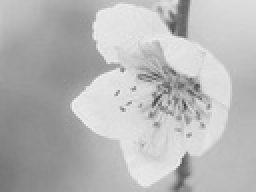
%> input picture WNN/WNN_for_denoising_by_anhao/exp-0.jpg, 128 x 96 px, shrunk from 400 x 300 before the run (shown 2 times larger)
$ octave anhao_experiment.m   (GNU Octave 9; MATLAB toolbox functions it lacks are replaced by stand-ins)
%> lines starting %> are read from the running program, lines starting %| are printed output that depends on the picture
### WNN/WNN_for_denoising_by_anhao/csnr.m
function s=csnr(A,B,row,col)

[~,~,~]=size(A);
[n,m,ch]=size(B);
A=double(A);
B=double(B);

if ch==1
   e=A-B;
   e=e(row+1:n-row,col+1:m-col);
   me=mean(mean(e.^2));
   s=10*log10(255^2/me);
else
   e=A-B;
   e=e(row+1:n-row,col+1:m-col,:);
   e1=e(:,:,1);e2=e(:,:,2);e3=e(:,:,3);
   me1=mean(mean(e1.^2));
   me2=mean(mean(e2.^2));
   me3=mean(mean(e3.^2));
   mse=(me1+me2+me3)/3;
   s  = 10*log10(255^2/mse);
%    s(1)=10*log10(255^2/me1);
%    s(2)=10*log10(255^2/me2);
%    s(3)=10*log10(255^2/me3);
end


return;

### WNN/WNN_for_denoising_by_anhao/WNNM_DeNoising.m
function [E_Img]   =  WNNM_DeNoising( N_Img, O_Img, Par )

E_Img           = N_Img;                                                        % Estimated Image
[Height Width]  = size(E_Img);
TotalPatNum     = (Height-Par.patsize+1)*(Width-Par.patsize+1);                 %Total Patch Number in the image
Dim             = Par.patsize*Par.patsize;

[Neighbor_arr Num_arr Self_arr] =	NeighborIndex(N_Img, Par);                  % PreCompute the all the patch index in the searching window
            NL_mat              =   zeros(Par.patnum,length(Num_arr));          % NL Patch index matrix
            CurPat              =	zeros( Dim, TotalPatNum );
            Sigma_arr           =   zeros( 1, TotalPatNum);
            EPat                =   zeros( size(CurPat) );
            W                   =   zeros( size(CurPat) );

for iter = 1 : Par.Iter
    E_Img             	=	E_Img + Par.delta*(N_Img - E_Img);
    [CurPat, Sigma_arr]	=	Im2Patch( E_Img, N_Img, Par );                      % image to patch and estimate local noise variance

    if (mod(iter-1,Par.Innerloop)==0)
        Par.patnum = Par.patnum-10;                                             % Lower Noise level, less NL patches
        NL_mat  =  Block_matching(CurPat, Par, Neighbor_arr, Num_arr, Self_arr);% Caculate Non-local similar patches for each
        if(iter==1)
            Sigma_arr = Par.nSig * ones(size(Sigma_arr));                       % First Iteration use the input noise parameter
        end
    end

     [EPat, W]  =  PatEstimation( NL_mat, Self_arr, Sigma_arr, CurPat, Par );   % Estimate all the patches

     E_Img      =  Patch2Im( EPat, W, Par.patsize, Height, Width );
     PSNR  = csnr( O_Img, E_Img, 0, 0 );
    fprintf( 'Iter = %2.3f, PSNR = %2.2f \n', iter, PSNR );
end
return;

### WNN/WNN_for_denoising_by_anhao/NeighborIndex.m
function  [Neighbor_arr Num_arr SelfIndex_arr]  =  NeighborIndex(im, par)
% This Function Precompute the all the patch indexes in the Searching window
% -Neighbor_arr is the array of neighbor patch indexes for each keypatch
% -Num_arr is array of the effective neighbor patch numbers for each keypatch
% -SelfIndex_arr is the index of keypatches in the total patch index array
SW      	=   par.SearchWin;
s           =   par.step;
TempR       =   size(im,1)-par.patsize+1;
TempC       =   size(im,2)-par.patsize+1;
R_GridIdx	=   [1:s:TempR];
R_GridIdx	=   [R_GridIdx R_GridIdx(end)+1:TempR];
C_GridIdx	=   [1:s:TempC];
C_GridIdx	=   [C_GridIdx C_GridIdx(end)+1:TempC];

Idx         =   (1:TempR*TempC);
Idx         =   reshape(Idx, TempR, TempC);
R_GridH     =   length(R_GridIdx);
C_GridW     =   length(C_GridIdx);

Neighbor_arr    =   int32(zeros(4*SW*SW,R_GridH*C_GridW));
Num_arr         =   int32(zeros(1,R_GridH*C_GridW));
SelfIndex_arr   =   int32(zeros(1,R_GridH*C_GridW));

for  i  =  1 : R_GridH
    for  j  =  1 : C_GridW
        OffsetR     =   R_GridIdx(i);
        OffsetC     =   C_GridIdx(j);
        Offset1  	=  (OffsetC-1)*TempR + OffsetR;
        Offset2   	=  (j-1)*R_GridH + i;

        top         =   max( OffsetR-SW, 1 );
        button      =   min( OffsetR+SW, TempR );
        left        =   max( OffsetC-SW, 1 );
        right       =   min( OffsetC+SW, TempC );

        NL_Idx     =   Idx(top:button, left:right);
        NL_Idx     =   NL_Idx(:);

        Num_arr(Offset2)  =  length(NL_Idx);
        Neighbor_arr(1:Num_arr(Offset2),Offset2)  =  NL_Idx;
        SelfIndex_arr(Offset2) = Offset1;
    end
end

### WNN/WNN_for_denoising_by_anhao/Im2Patch.m
function  [Y SigmaArr]  =  Im2Patch( E_Img,N_Img, par )
TotalPatNum = (size(E_Img,1)-par.patsize+1)*(size(E_Img,2)-par.patsize+1);                  %Total Patch Number in the image
Y           =   zeros(par.patsize*par.patsize, TotalPatNum, 'single');                      %Current Patches
N_Y         =   zeros(par.patsize*par.patsize, TotalPatNum, 'single');                      %Patches in the original noisy image
k           =   0;

for i  = 1:par.patsize
    for j  = 1:par.patsize
              k     =  k+1;
        E_patch     =  E_Img(i:end-par.patsize+i,j:end-par.patsize+j);
        N_patch     =  N_Img(i:end-par.patsize+i,j:end-par.patsize+j);
        Y(k,:)      =  E_patch(:)';
        N_Y(k,:)    =  N_patch(:)';
    end
end
 SigmaArr = par.lamada*sqrt(abs(repmat(par.nSig^2,1,size(Y,2))-mean((N_Y-Y).^2)));          %Estimated Local Noise Level

### WNN/WNN_for_denoising_by_anhao/Block_matching.m
function  [Init_Index]  =  Block_matching(X, par,Neighbor_arr,Num_arr, SelfIndex_arr)
L         =   length(Num_arr);
Init_Index   =  zeros(par.patnum,L);

for  i  =  1 : L
    Patch = X(:,SelfIndex_arr(i));
    Neighbors = X(:,Neighbor_arr(1:Num_arr(i),i));
    Dist = sum((repmat(Patch,1,size(Neighbors,2))-Neighbors).^2);
    [val, index] = sort(Dist);
    indc = Neighbor_arr( index( 1:par.patnum ), i );%
    indc(indc==i) = indc(1); % added on 08/01/2017
    indc(1) = i; % to make sure the first one of indc equals to off
    Init_Index(:,i)=Neighbor_arr(index(1:par.patnum),i);
end

### WNN/WNN_for_denoising_by_anhao/Patch2Im.m
function  [E_Img]  =  Patch2Im( ImPat, WPat, PatSize, ImageH, ImageW )
    TempR        =   ImageH-PatSize+1;
    TempC        =   ImageW-PatSize+1;
    TempOffsetR  =   [1:TempR];
    TempOffsetC  =   [1:TempC];

    E_Img  	=  zeros(ImageH,ImageW);
    W_Img 	=  zeros(ImageH,ImageW);
    k        =   0;
    for i  = 1:PatSize
        for j  = 1:PatSize
            k    =  k+1;
            E_Img(TempOffsetR-1+i,TempOffsetC-1+j)  =  E_Img(TempOffsetR-1+i,TempOffsetC-1+j) + reshape( ImPat(k,:)', [TempR TempC]);
            W_Img(TempOffsetR-1+i,TempOffsetC-1+j)  =  W_Img(TempOffsetR-1+i,TempOffsetC-1+j) + reshape( WPat(k,:)',  [TempR TempC]);
        end
    end
     E_Img  =  E_Img./(W_Img+eps);

### WNN/WNN_for_denoising_by_anhao/ParSet.m
function  [par]=ParSet(nSig)

par.nSig      =   nSig;                                 % Variance of the noise image
par.SearchWin =   30;                                   % Non-local patch searching window
par.delta     =   0.1;                                  % Parameter between each iter
par.c         =   2*sqrt(2);                            % Constant num for the weight vector
par.Innerloop =   2;                                    % InnerLoop Num of between re-blockmatching
par.ReWeiIter =   3;
if nSig<=20
    par.patsize       =   6;                            % Patch size
    par.patnum        =   70;                           % Initial Non-local Patch number
    par.Iter          =   8;                            % total iter numbers
    par.lamada        =   0.54;                         % Noise estimete parameter
elseif nSig <= 40
    par.patsize       =   7;
    par.patnum        =   90;
    par.Iter          =   12;
    par.lamada        =   0.56;
elseif nSig<=60
    par.patsize       =   8;
    par.patnum        =   120;
    par.Iter          =   14;
    par.lamada        =   0.58;
else
    par.patsize       =   9;
    par.patnum        =   140;
    par.Iter          =   14;
    par.lamada        =   0.58;
end

par.step      =   floor((par.patsize)/2-1);
% Blockmatching and perform WNNM algorithm on all the patches in the image
% is time consuming, we just perform the blockmatching and WNNM on parts of
% patches in the image (we call these patches keypatch in explanatory notes)
% par.step is the step between each keypatch, smaller step will further
% improve the denoisng result

### WNN/WNN_for_denoising_by_anhao/PatEstimation.m
function [ EPat W ] = PatEstimation( NL_mat, Self_arr, Sigma_arr, CurPat, Par )

EPat = zeros(size(CurPat));
W    = zeros(size(CurPat));
for  i      =  1 : length(Self_arr)                                 % For each keypatch group
    Temp    =   CurPat(:, NL_mat(1:Par.patnum,i));                  % Non-local similar patches to the keypatch
    M_Temp  =   repmat(mean( Temp, 2 ),1,Par.patnum);
    Temp    =   Temp-M_Temp;

    E_Temp 	=   WNNM( Temp, Par.c, Sigma_arr(Self_arr(i)), M_Temp, Par.ReWeiIter); % WNNM Estimation
    EPat(:,NL_mat(1:Par.patnum,i))  = EPat(:,NL_mat(1:Par.patnum,i))+E_Temp;
    W(:,NL_mat(1:Par.patnum,i))     = W(:,NL_mat(1:Par.patnum,i))+ones(Par.patsize*Par.patsize,size(NL_mat(1:Par.patnum,i),1));
end
end

### WNN/WNN_for_denoising_by_anhao/anhao_experiment.m
clear

%% set parameter
nSig  = 100;

%% get original image
O_Img = double(imread("exp-0.jpg"));
%> O_Img: size 96x128 double; min 66, max 239, mean 183.1; mean of the top-left, top-right, bottom-left and bottom-right quarters 175.3, 197.9, 164.1, 195.2

%% get noisy image
N_Img = double(imread("exp-1.jpg"));
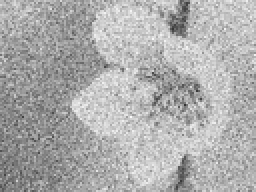
%> input picture WNN/WNN_for_denoising_by_anhao/exp-1.jpg, 128 x 96 px, shrunk from 400 x 300 before the run (shown 2 times larger)
%> N_Img: size 96x128 double; min 52, max 251, mean 173.2; mean of the top-left, top-right, bottom-left and bottom-right quarters 167.3, 184.5, 158.1, 182.9

%% calculate the original psnr-value
PSNR  =  csnr( N_Img, O_Img, 0, 0 );
%> in csnr, `e=A-B;`:
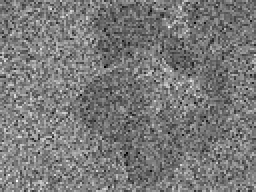
%> e: size 96x128 double (shown 2 times larger); min -89, max 77, mean -9.9; drawn with min black and max white
%> in csnr, `me=mean(mean(e.^2));`: me = 502.2
%> in csnr, `s=10*log10(255^2/me);`: s = 21.12
%> PSNR = 21.12
fprintf( 'Noisy Image: nSig = %2.3f, PSNR = %2.2f \n\n\n', nSig, PSNR );
%| Noisy Image: nSig = 100.000, PSNR = 21.12

%% WNNM denoisng function
Par   = ParSet(nSig);
E_Img = WNNM_DeNoising( N_Img, O_Img, Par );
%> after the loop in NeighborIndex, `for  i  =  1 : R_GridH`:
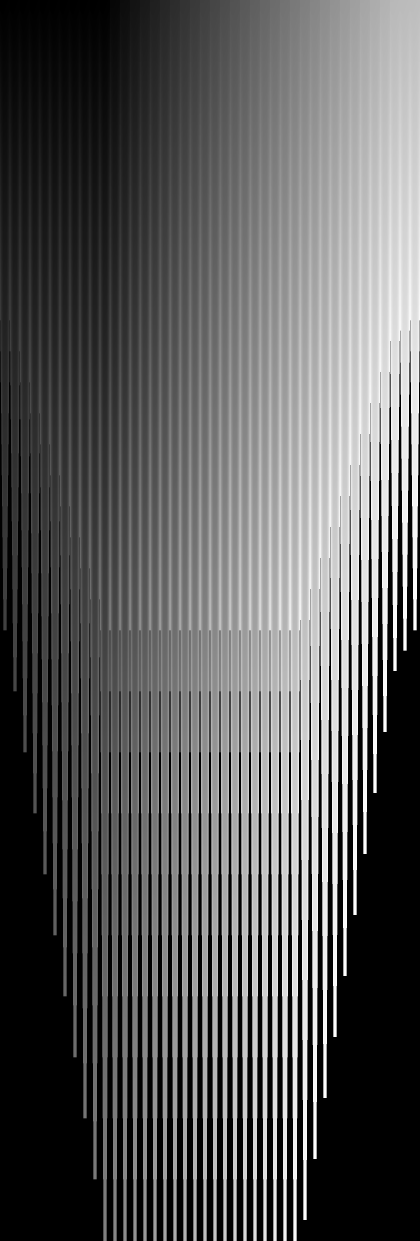
%> Neighbor_arr: size 3721x1260 int32 (shown at 1/3 size); min 0, max 10560, mean 3757.2; drawn with min black and max white
%> in WNNM_DeNoising, `[Neighbor_arr Num_arr Self_arr] =	NeighborIndex(N_Img, Par);`: Num_arr = 1260 values, max 3721 at index 311, min 961 at index 1, mean 2610.7; Self_arr = 1260 values from 1 to 10560
%> in WNNM_DeNoising, `NL_mat              =   zeros(Par.patnum,length(Num_arr));`: NL_mat: size 140x1260 double; every value is 0
%> (the run ends here)
